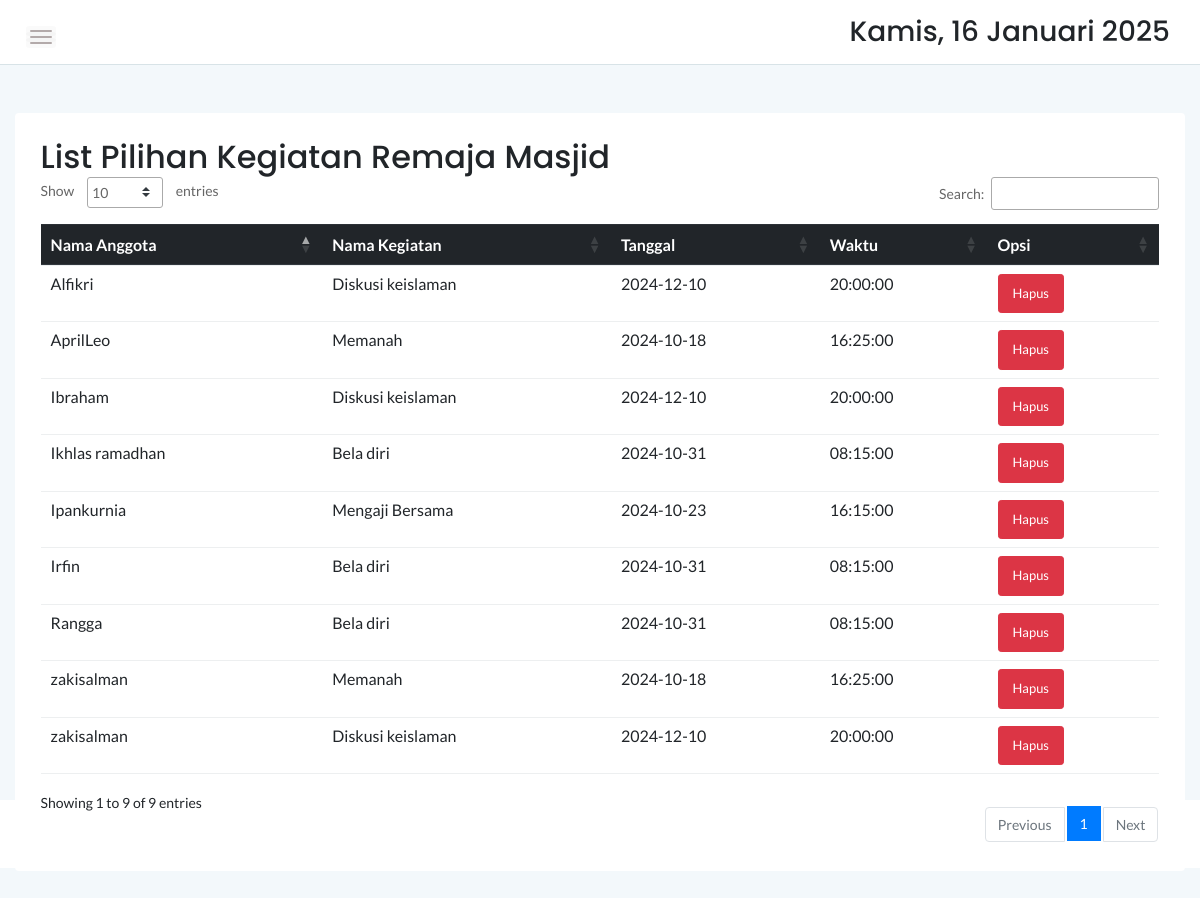
/admin/pilihan.php (signed in), run on the app's committed database.
### tables this page shows
CREATE TABLE `pilihan_kegiatan` (
  `id` int(11) NOT NULL,
  `anggota_id` int(11) NOT NULL,
  `kegiatan_id` int(11) NOT NULL
);

CREATE TABLE `anggota` (
  `anggotaid` int(11) NOT NULL,
  `nama` varchar(255) DEFAULT NULL,
  `anggotaemail` varchar(50) NOT NULL,
  `anggotapassword` varchar(50) NOT NULL
);

CREATE TABLE `kegiatan` (
  `id` int(11) NOT NULL,
  `nama_kegiatan` varchar(255) NOT NULL,
  `tanggal` date NOT NULL,
  `waktu` time NOT NULL,
  `deskripsi` text NOT NULL
);

### admin/pilihan.php (the view, shortened to what this page needs)
<?php
include '../dbconnect.php';
$query = "
    SELECT
        pk.id AS pilihan_id,
        a.nama AS nama_anggota,
        k.nama_kegiatan,
        k.tanggal,
        k.waktu
    FROM
        pilihan_kegiatan pk
    JOIN anggota a ON pk.anggota_id = a.anggotaid
    JOIN kegiatan k ON pk.kegiatan_id = k.id
    ORDER BY k.tanggal ASC, k.waktu ASC
";
$result = mysqli_query($conn, $query);
?>
<head>
    <link rel="stylesheet" href="../assets/css/bootstrap.min.css">
    <link rel="stylesheet" href="../assets/css/font-awesome.min.css">
    <link rel="stylesheet" href="../assets/css/themify-icons.css">
    <link rel="stylesheet" href="../assets/css/metisMenu.css">
    <link rel="stylesheet" href="../assets/css/owl.carousel.min.css">
    <link rel="stylesheet" href="../assets/css/slicknav.min.css">
    <link rel="stylesheet" href="https://www.amcharts.com/lib/3/plugins/export/export.css" type="text/css"
        media="all" />
    <link rel="stylesheet" type="text/css" href="https://cdn.datatables.net/1.10.19/css/jquery.dataTables.min.css">
    <link rel="stylesheet" type="text/css" href="https://cdn.datatables.net/1.10.19/css/jquery.dataTables.css">
    <link rel="stylesheet" type="text/css" href="https://cdn.datatables.net/1.10.18/css/dataTables.bootstrap4.min.css">
    <link rel="stylesheet" type="text/css"
        href="https://cdn.datatables.net/responsive/2.2.3/css/responsive.bootstrap.min.css">
    <link rel="stylesheet" type="text/css"
        href="https://cdn.datatables.net/responsive/2.2.3/css/responsive.jqueryui.min.css">
    <link rel="stylesheet" type="text/css"
        href="https://cdn.datatables.net/buttons/1.5.2/css/buttons.dataTables.min.css">
    <link rel="stylesheet" href="../assets/css/typography.css">
    <link rel="stylesheet" href="../assets/css/default-css.css">
    <link rel="stylesheet" href="../assets/css/styles.css">
    <link rel="stylesheet" href="../assets/css/responsive.css">
</head>
<body>
    <div class="page-container">
        <div class="main-content">
            <div class="header-area">
                <div class="row align-items-center">
                    <div class="col-md-6 col-sm-8 clearfix">
                        <div class="nav-btn pull-left">
                            <span></span>
                            <span></span>
                            <span></span>
                        </div>
                    </div>
                    <div class="col-md-6 col-sm-4 clearfix">
                        <ul class="notification-area pull-right">
                            <li>
                                <h3>
                                    <div class="date">
                                    </div>
                                </h3>
                            </li>
                        </ul>
                    </div>
                </div>
            </div>
            <div class="main-content-inner">
                <div class="row mt-5 mb-5">
                    <div class="col-12">
                        <div class="card">
                            <div class="card-body">
                                <div class="d-sm-flex justify-content-between align-items-center">
                                    <h2>List Pilihan Kegiatan Remaja Masjid</h2>
                                </div>
                                <table id="dataTable3" class="table table-hover" style="width:100%">
                                    <thead class="thead-dark">
                                        <tr>
                                            <th>Nama Anggota</th>
                                            <th>Nama Kegiatan</th>
                                            <th>Tanggal</th>
                                            <th>Waktu</th>
                                            <th>Opsi</th>
                                        </tr>
                                    </thead>
                                    <tbody>
                                        <?php
                                        if (mysqli_num_rows($result) > 0) {
                                            while ($row = mysqli_fetch_assoc($result)) {
                                                echo "<tr>";
                                                echo "<td>" . $row['nama_anggota'] . "</td>";
                                                echo "<td>" . $row['nama_kegiatan'] . "</td>";
                                                echo "<td>" . $row['tanggal'] . "</td>";
                                                echo "<td>" . $row['waktu'] . "</td>";
                                                echo "<td>";
                                                echo "<form method='POST' action=''>";
                                                echo "<button type='submit' name='hapus' class='btn btn-danger btn-sm'>Hapus</button>";
                                                echo "</form>";
                                                echo "</td>";
                                                echo "</tr>";
                                            }
                                        } else {
                                            echo "<tr><td colspan='5'>Belum ada anggota yang memilih kegiatan.</td></tr>";
                                        }
                                        ?>
                                    </tbody>
                                </table>
                            </div>
                        </div>
                    </div>
                </div>
            </div>
        </div>
    </div>
    <footer>
        <div class="footer-area">
            <p>Masjid Agung Nurul Islam Singkawang - 2024</p>
        </div>
    </footer>
</body>
</html>

### assets/css/styles.css (style rules this page uses)
.page-container { width: 100%; height: 100%; min-height: 100vh; padding-left: 280px; -webkit-transition: padding-left 0.3s ease 0s; transition: padding-left 0.3s ease 0s; }
.card { border: none; border-radius: 4px; background-color: #fff; -webkit-transition: all 0.3s ease 0s; transition: all 0.3s ease 0s; }
.card-body { padding: 25.6px; padding: 1.6rem; }
.main-content { width: 100%; background: #F3F8FB; }
.main-content-inner { padding: 0 30px 50px; }
.header-area { padding: 15px 30px; background: #fff; border-bottom: 1px solid #d8e3e7; }
.nav-btn { margin-right: 30px; margin-top: 10px; cursor: pointer; }
.nav-btn span { display: block; width: 22px; height: 2px; background: #b3aaaa; margin: 4px 0; border-radius: 15px; -webkit-transition: all 0.3s ease 0s; transition: all 0.3s ease 0s; box-shadow: 0 0 0 4px rgba(99, 96, 96, 0.03); }
.notification-area { -webkit-user-select: none; -moz-user-select: none; -ms-user-select: none; user-select: none; position: relative; z-index: 1; }
.notification-area li { display: inline-block; margin-left: 20px; cursor: pointer; -webkit-user-select: none; -moz-user-select: none; -ms-user-select: none; user-select: none; }
.footer-area { text-align: center; padding: 23px 0 19px; background: #fff; }
.footer-area p { color: #676666; margin-bottom: 0; }
.btn { padding: 11px 17px; font-size: 13px; letter-spacing: 0; }
.btn-sm { padding: 9px 14px; }
table tr th { border-bottom: none; }
table tr th, table tr td { border-top: 1px solid rgba(120, 130, 140, 0.13) !important; }
table.dataTable.no-footer { border-bottom: 1px solid rgba(120, 130, 140, 0.13) !important; }
table.dataTable thead th, table.dataTable thead td { border-bottom-color: transparent; }

### assets/css/responsive.css (style rules this page uses)
@media (min-width: 1200px) and (max-width: 1364px) { .main-content-inner { padding: 0 15px 50px; } }
@media (min-width: 1200px) and (max-width: 1364px) { .page-container, .sbar_collapsed.page-container { padding-left: 0; } }

### data on the page
pilihan_kegiatan: anggota.nama "zakisalman", kegiatan.nama_kegiatan "Memanah", kegiatan.tanggal "2024-10-18", kegiatan.waktu "16:25:00"
pilihan_kegiatan: anggota.nama "AprilLeo", kegiatan.nama_kegiatan "Memanah", kegiatan.tanggal "2024-10-18", kegiatan.waktu "16:25:00"
pilihan_kegiatan: anggota.nama "Ipankurnia", kegiatan.nama_kegiatan "Mengaji Bersama", kegiatan.tanggal "2024-10-23", kegiatan.waktu "16:15:00"
pilihan_kegiatan: anggota.nama "Ikhlas ramadhan", kegiatan.nama_kegiatan "Bela diri", kegiatan.tanggal "2024-10-31", kegiatan.waktu "08:15:00"
pilihan_kegiatan: anggota.nama "Irfin", kegiatan.nama_kegiatan "Bela diri", kegiatan.tanggal "2024-10-31", kegiatan.waktu "08:15:00"
pilihan_kegiatan: anggota.nama "Rangga", kegiatan.nama_kegiatan "Bela diri", kegiatan.tanggal "2024-10-31", kegiatan.waktu "08:15:00"
pilihan_kegiatan: anggota.nama "Alfikri", kegiatan.nama_kegiatan "Diskusi keislaman", kegiatan.tanggal "2024-12-10", kegiatan.waktu "20:00:00"
pilihan_kegiatan: anggota.nama "Ibraham", kegiatan.nama_kegiatan "Diskusi keislaman", kegiatan.tanggal "2024-12-10", kegiatan.waktu "20:00:00"
pilihan_kegiatan: anggota.nama "zakisalman", kegiatan.nama_kegiatan "Diskusi keislaman", kegiatan.tanggal "2024-12-10", kegiatan.waktu "20:00:00"
